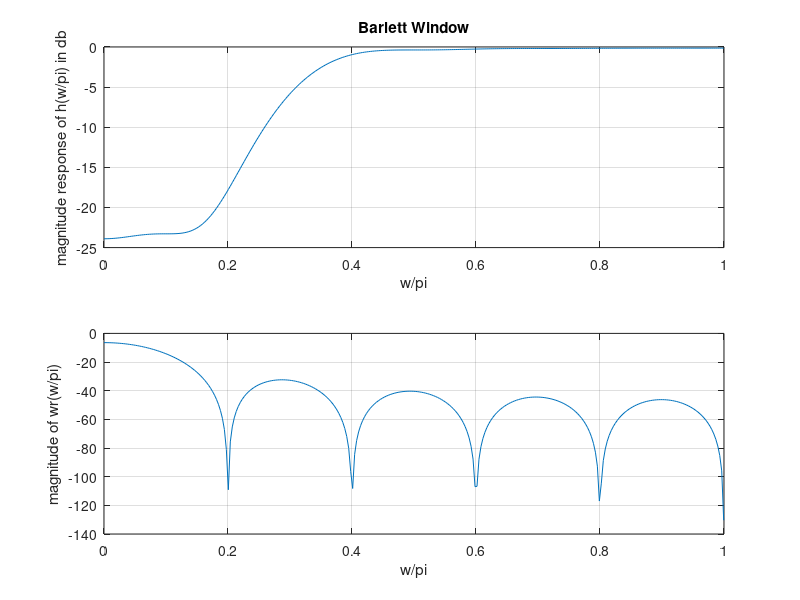

Recreate this plot in MATLAB.
N=21;
wc=0.3*pi;
n=0:1:N-1;
eps=0.001;
alpha=(N-1)/2;
hd=(sin(pi*(n-alpha+eps))-sin(wc*(n-alpha+eps)))./(pi*(n-alpha+eps));
wr= bartlett(N);
h=hd.*wr';
w=0:0.01:pi;
H=freqz(h,1,w);
subplot(2,1,1);
plot(w/pi,20*log10(abs(H)));
grid on;
xlabel('w/pi');
ylabel('magnitude response of h(w/pi) in db');
title("Barlett Window");
w1=freqz(wr/N,1,w);
subplot(2,1,2)
plot(w/pi,20*log10(abs(w1)));
grid on;
xlabel('w/pi');
ylabel('magnitude of wr(w/pi)');
